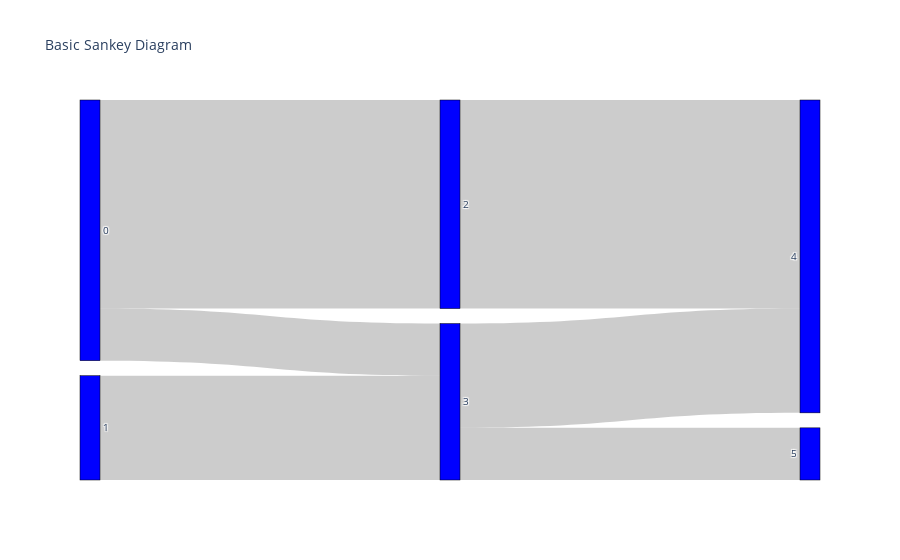

The cell this chart's notebook holds for it:
### Code cell
import plotly.graph_objects as go

fig = go.Figure(data=[go.Sankey(
    node = dict(
      pad = 15,
      thickness = 20,
      line = dict(color = "black", width = 0.5),
      label = ["0", "1", "2", "3", "4", "5"],
      color = "blue"
    ),
    link = dict(
      source = [0, 1, 0, 2, 3, 3], # indices correspond to labels, eg A1, A2, A1, B1, ...
      target = [2, 3, 3, 4, 4, 5],
      value = [8, 4, 2, 8, 4, 2]
  ))])

fig.update_layout(title_text="Basic Sankey Diagram", font_size=10)
fig.show()

### Figure 1 — Plotly figure (JSON) as saved in the notebook; plotly's stock layout.template omitted (floating-point values rounded to 4 significant figures)
{"data": [{"link": {"source": [0, 1, 0, 2, 3, 3], "target": [2, 3, 3, 4, 4, 5], "value": [8, 4, 2, 8, 4, 2]}, "node": {"color": "blue", "label": ["0", "1", "2", "3", "4", "5"], "line": {"color": "black", "width": 0.5}, "pad": 15, "thickness": 20}, "type": "sankey"}], "layout": {"autosize": true, "font": {"size": 10}, "title": {"text": "Basic Sankey Diagram"}}}
